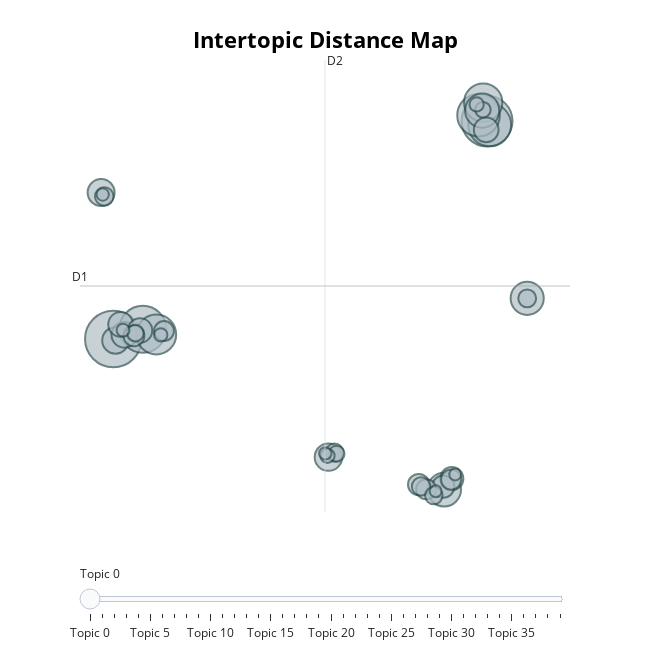

Notebook source saved alongside this figure:
### Code cell
# Using an Intertopic Distance map to display the topic clusters
fig = model.visualize_topics()
fig

### Figure 1 — Plotly figure (JSON) as saved in the notebook; plotly's stock layout.template omitted (floating-point values rounded to 4 significant figures)
{"data": [{"customdata": [[0, "showers | cold | shower | water | hot", 251], [1, "staff | rude | manager | gym | member", 203], [2, "air | conditioning | hot | aircon | con", 173], [3, "class | classes | booked | instructors | instructor", 144], [4, "code | pass | pin | day | get", 142], [5, "toilets | toilet | changing | dirty | smell", 124], [6, "parking | car | park | fine | free", 115], [7, "closed | gym | open | days | christmas", 92], [8, "music | loud | noise | hear | volume", 89], [9, "membership | cancel | account | month | email", 86], [10, "weights | bench | plates | benches | dumbbells", 59], [11, "equipment | broken | equipments | needs | machines", 57], [12, "water | yanga | machine | order | weeks", 55], [13, "gym | equipment | paper | toilet | cleaning", 52], [14, "lockers | locker | lock | stolen | bag", 48], [15, "rude | staff | manager | tasleem | unprofessional", 48], [16, "smell | smells | ventilation | air | smelly", 47], [17, "machines | broken | rowing | order | fix", 42], [18, "gym | good | people | equipment | place", 39], [19, "wifi | signal | terrible | internet | data", 36], [20, "cleaning | towels | stations | wipe | spray", 34], [21, "busy | people | waiting | gym | workout", 32], [22, "equipment | never | gym | broken | gyms", 32], [23, "go | rubbish | know | never | wheres", 31], [24, "overcrowded | crowded | cap | limit | way", 27], [25, "phones | people | kids | phone | sit", 27], [26, "equipment | small | enough | expensive | gym", 25], [27, "joining | fee | discount | offer | membership", 25], [28, "worst | ever | egg | gym | muscle", 24], [29, "dirty | toilets | gyms | changing | disgrace", 22], [30, "machines | chest | machine | lat | hip", 20], [31, "tour | phone | help | staff | button", 19], [32, "door | open | doors | fire | fix", 16], [33, "kit | layout | strength | standard | barbell", 16], [34, "dirty | vister | hijaby | cleanliness | grotty", 14], [35, "locker | lockers | changing | rooms | room", 13], [36, "busy | wait | equipment | long | increase", 12], [37, "cable | attachments | pull | cables | vertical", 12], [38, "isnt | centre | equipment | gym | prices", 11], [39, "years | gym | gum | without | membership", 11]], "hovertemplate": "<b>Topic %{customdata[0]}</b><br>%{customdata[1]}<br>Size: %{customdata[2]}", "legendgroup": "", "marker": {"color": "#B0BEC5", "line": {"color": "DarkSlateGrey", "width": 2}, "size": [251, 203, 173, 144, 142, 124, 115, 92, 89, 86, 59, 57, 55, 52, 48, 48, 47, 42, 39, 36, 34, 32, 32, 31, 27, 27, 25, 25, 24, 22, 20, 19, 16, 16, 14, 13, 12, 12, 11, 11], "sizemode": "area", "sizeref": 0.1569, "symbol": "circle"}, "mode": "markers", "name": "", "orientation": "v", "showlegend": false, "type": "scatter", "x": [-7.965, 15.19, -6.138, 15.36, 14.66, -5.302, 14.96, 14.89, 12.54, 17.68, 5.363, -8.722, -7.834, -7.283, -7.513, 15.14, -6.311, 13.01, 12.48, 10.96, -6.689, 11.42, 12.97, -4.826, -8.526, 11.1, 5.745, 17.68, 11.9, -6.598, 5.867, 14.94, 14.55, 5.307, -5.026, -7.363, -8.623, 5.173, 12.01, 13.22], "xaxis": "x", "y": [2.335, 13.04, 2.811, 12.86, 13.33, 2.553, 13.95, 13.56, -5.068, 4.329, -3.476, 9.534, 2.264, 2.539, 3.051, 12.61, 2.75, -4.533, -4.924, -4.824, 2.482, -5.054, -4.577, 2.724, 9.337, -4.917, -3.248, 4.329, -5.367, 2.62, -3.31, 13.6, 13.86, -3.408, 2.534, 2.768, 9.435, -3.292, -5.152, -4.327], "yaxis": "y"}], "layout": {"annotations": [{"showarrow": false, "text": "D1", "x": -10.03, "y": 4.937, "yshift": 10}, {"showarrow": false, "text": "D2", "x": 5.152, "xshift": 10, "y": 16.05}], "height": 650, "hoverlabel": {"bgcolor": "white", "font": {"family": "Rockwell", "size": 16}}, "legend": {"itemsizing": "constant", "tracegroupgap": 0}, "margin": {"t": 60}, "shapes": [{"line": {"color": "#CFD8DC", "width": 2}, "type": "line", "x0": 5.152, "x1": 5.152, "y0": -6.172, "y1": 16.05}, {"line": {"color": "#9E9E9E", "width": 2}, "type": "line", "x0": -10.03, "x1": 20.33, "y0": 4.937, "y1": 4.937}], "sliders": [{"active": 0, "pad": {"t": 50}, "steps": [{"args": [{"marker.color": [["red", "#B0BEC5", "#B0BEC5", "#B0BEC5", "#B0BEC5", "#B0BEC5", "#B0BEC5", "#B0BEC5", "#B0BEC5", "#B0BEC5", "#B0BEC5", "#B0BEC5", "#B0BEC5", "#B0BEC5", "#B0BEC5", "#B0BEC5", "#B0BEC5", "#B0BEC5", "#B0BEC5", "#B0BEC5", "#B0BEC5", "#B0BEC5", "#B0BEC5", "#B0BEC5", "#B0BEC5", "#B0BEC5", "#B0BEC5", "#B0BEC5", "#B0BEC5", "#B0BEC5", "#B0BEC5", "#B0BEC5", "#B0BEC5", "#B0BEC5", "#B0BEC5", "#B0BEC5", "#B0BEC5", "#B0BEC5", "#B0BEC5", "#B0BEC5"]]}], "label": "Topic 0", "method": "update"}, {"args": [{"marker.color": [["#B0BEC5", "red", "#B0BEC5", "#B0BEC5", "#B0BEC5", "#B0BEC5", "#B0BEC5", "#B0BEC5", "#B0BEC5", "#B0BEC5", "#B0BEC5", "#B0BEC5", "#B0BEC5", "#B0BEC5", "#B0BEC5", "#B0BEC5", "#B0BEC5", "#B0BEC5", "#B0BEC5", "#B0BEC5", "#B0BEC5", "#B0BEC5", "#B0BEC5", "#B0BEC5", "#B0BEC5", "#B0BEC5", "#B0BEC5", "#B0BEC5", "#B0BEC5", "#B0BEC5", "#B0BEC5", "#B0BEC5", "#B0BEC5", "#B0BEC5", "#B0BEC5", "#B0BEC5", "#B0BEC5", "#B0BEC5", "#B0BEC5", "#B0BEC5"]]}], "label": "Topic 1", "method": "update"}, {"args": [{"marker.color": [["#B0BEC5", "#B0BEC5", "red", "#B0BEC5", "#B0BEC5", "#B0BEC5", "#B0BEC5", "#B0BEC5", "#B0BEC5", "#B0BEC5", "#B0BEC5", "#B0BEC5", "#B0BEC5", "#B0BEC5", "#B0BEC5", "#B0BEC5", "#B0BEC5", "#B0BEC5", "#B0BEC5", "#B0BEC5", "#B0BEC5", "#B0BEC5", "#B0BEC5", "#B0BEC5", "#B0BEC5", "#B0BEC5", "#B0BEC5", "#B0BEC5", "#B0BEC5", "#B0BEC5", "#B0BEC5", "#B0BEC5", "#B0BEC5", "#B0BEC5", "#B0BEC5", "#B0BEC5", "#B0BEC5", "#B0BEC5", "#B0BEC5", "#B0BEC5"]]}], "label": "Topic 2", "method": "update"}, {"args": [{"marker.color": [["#B0BEC5", "#B0BEC5", "#B0BEC5", "red", "#B0BEC5", "#B0BEC5", "#B0BEC5", "#B0BEC5", "#B0BEC5", "#B0BEC5", "#B0BEC5", "#B0BEC5", "#B0BEC5", "#B0BEC5", "#B0BEC5", "#B0BEC5", "#B0BEC5", "#B0BEC5", "#B0BEC5", "#B0BEC5", "#B0BEC5", "#B0BEC5", "#B0BEC5", "#B0BEC5", "#B0BEC5", "#B0BEC5", "#B0BEC5", "#B0BEC5", "#B0BEC5", "#B0BEC5", "#B0BEC5", "#B0BEC5", "#B0BEC5", "#B0BEC5", "#B0BEC5", "#B0BEC5", "#B0BEC5", "#B0BEC5", "#B0BEC5", "#B0BEC5"]]}], "label": "Topic 3", "method": "update"}, {"args": [{"marker.color": [["#B0BEC5", "#B0BEC5", "#B0BEC5", "#B0BEC5", "red", "#B0BEC5", "#B0BEC5", "#B0BEC5", "#B0BEC5", "#B0BEC5", "#B0BEC5", "#B0BEC5", "#B0BEC5", "#B0BEC5", "#B0BEC5", "#B0BEC5", "#B0BEC5", "#B0BEC5", "#B0BEC5", "#B0BEC5", "#B0BEC5", "#B0BEC5", "#B0BEC5", "#B0BEC5", "#B0BEC5", "#B0BEC5", "#B0BEC5", "#B0BEC5", "#B0BEC5", "#B0BEC5", "#B0BEC5", "#B0BEC5", "#B0BEC5", "#B0BEC5", "#B0BEC5", "#B0BEC5", "#B0BEC5", "#B0BEC5", "#B0BEC5", "#B0BEC5"]]}], "label": "Topic 4", "method": "update"}, {"args": [{"marker.color": [["#B0BEC5", "#B0BEC5", "#B0BEC5", "#B0BEC5", "#B0BEC5", "red", "#B0BEC5", "#B0BEC5", "#B0BEC5", "#B0BEC5", "#B0BEC5", "#B0BEC5", "#B0BEC5", "#B0BEC5", "#B0BEC5", "#B0BEC5", "#B0BEC5", "#B0BEC5", "#B0BEC5", "#B0BEC5", "#B0BEC5", "#B0BEC5", "#B0BEC5", "#B0BEC5", "#B0BEC5", "#B0BEC5", "#B0BEC5", "#B0BEC5", "#B0BEC5", "#B0BEC5", "#B0BEC5", "#B0BEC5", "#B0BEC5", "#B0BEC5", "#B0BEC5", "#B0BEC5", "#B0BEC5", "#B0BEC5", "#B0BEC5", "#B0BEC5"]]}], "label": "Topic 5", "method": "update"}, {"args": [{"marker.color": [["#B0BEC5", "#B0BEC5", "#B0BEC5", "#B0BEC5", "#B0BEC5", "#B0BEC5", "red", "#B0BEC5", "#B0BEC5", "#B0BEC5", "#B0BEC5", "#B0BEC5", "#B0BEC5", "#B0BEC5", "#B0BEC5", "#B0BEC5", "#B0BEC5", "#B0BEC5", "#B0BEC5", "#B0BEC5", "#B0BEC5", "#B0BEC5", "#B0BEC5", "#B0BEC5", "#B0BEC5", "#B0BEC5", "#B0BEC5", "#B0BEC5", "#B0BEC5", "#B0BEC5", "#B0BEC5", "#B0BEC5", "#B0BEC5", "#B0BEC5", "#B0BEC5", "#B0BEC5", "#B0BEC5", "#B0BEC5", "#B0BEC5", "#B0BEC5"]]}], "label": "Topic 6", "method": "update"}, {"args": [{"marker.color": [["#B0BEC5", "#B0BEC5", "#B0BEC5", "#B0BEC5", "#B0BEC5", "#B0BEC5", "#B0BEC5", "red", "#B0BEC5", "#B0BEC5", "#B0BEC5", "#B0BEC5", "#B0BEC5", "#B0BEC5", "#B0BEC5", "#B0BEC5", "#B0BEC5", "#B0BEC5", "#B0BEC5", "#B0BEC5", "#B0BEC5", "#B0BEC5", "#B0BEC5", "#B0BEC5", "#B0BEC5", "#B0BEC5", "#B0BEC5", "#B0BEC5", "#B0BEC5", "#B0BEC5", "#B0BEC5", "#B0BEC5", "#B0BEC5", "#B0BEC5", "#B0BEC5", "#B0BEC5", "#B0BEC5", "#B0BEC5", "#B0BEC5", "#B0BEC5"]]}], "label": "Topic 7", "method": "update"}, {"args": [{"marker.color": [["#B0BEC5", "#B0BEC5", "#B0BEC5", "#B0BEC5", "#B0BEC5", "#B0BEC5", "#B0BEC5", "#B0BEC5", "red", "#B0BEC5", "#B0BEC5", "#B0BEC5", "#B0BEC5", "#B0BEC5", "#B0BEC5", "#B0BEC5", "#B0BEC5", "#B0BEC5", "#B0BEC5", "#B0BEC5", "#B0BEC5", "#B0BEC5", "#B0BEC5", "#B0BEC5", "#B0BEC5", "#B0BEC5", "#B0BEC5", "#B0BEC5", "#B0BEC5", "#B0BEC5", "#B0BEC5", "#B0BEC5", "#B0BEC5", "#B0BEC5", "#B0BEC5", "#B0BEC5", "#B0BEC5", "#B0BEC5", "#B0BEC5", "#B0BEC5"]]}], "label": "Topic 8", "method": "update"}, {"args": [{"marker.color": [["#B0BEC5", "#B0BEC5", "#B0BEC5", "#B0BEC5", "#B0BEC5", "#B0BEC5", "#B0BEC5", "#B0BEC5", "#B0BEC5", "red", "#B0BEC5", "#B0BEC5", "#B0BEC5", "#B0BEC5", "#B0BEC5", "#B0BEC5", "#B0BEC5", "#B0BEC5", "#B0BEC5", "#B0BEC5", "#B0BEC5", "#B0BEC5", "#B0BEC5", "#B0BEC5", "#B0BEC5", "#B0BEC5", "#B0BEC5", "#B0BEC5", "#B0BEC5", "#B0BEC5", "#B0BEC5", "#B0BEC5", "#B0BEC5", "#B0BEC5", "#B0BEC5", "#B0BEC5", "#B0BEC5", "#B0BEC5", "#B0BEC5", "#B0BEC5"]]}], "label": "Topic 9", "method": "update"}, {"args": [{"marker.color": [["#B0BEC5", "#B0BEC5", "#B0BEC5", "#B0BEC5", "#B0BEC5", "#B0BEC5", "#B0BEC5", "#B0BEC5", "#B0BEC5", "#B0BEC5", "red", "#B0BEC5", "#B0BEC5", "#B0BEC5", "#B0BEC5", "#B0BEC5", "#B0BEC5", "#B0BEC5", "#B0BEC5", "#B0BEC5", "#B0BEC5", "#B0BEC5", "#B0BEC5", "#B0BEC5", "#B0BEC5", "#B0BEC5", "#B0BEC5", "#B0BEC5", "#B0BEC5", "#B0BEC5", "#B0BEC5", "#B0BEC5", "#B0BEC5", "#B0BEC5", "#B0BEC5", "#B0BEC5", "#B0BEC5", "#B0BEC5", "#B0BEC5", "#B0BEC5"]]}], "label": "Topic 10", "method": "update"}, {"args": [{"marker.color": [["#B0BEC5", "#B0BEC5", "#B0BEC5", "#B0BEC5", "#B0BEC5", "#B0BEC5", "#B0BEC5", "#B0BEC5", "#B0BEC5", "#B0BEC5", "#B0BEC5", "red", "#B0BEC5", "#B0BEC5", "#B0BEC5", "#B0BEC5", "#B0BEC5", "#B0BEC5", "#B0BEC5", "#B0BEC5", "#B0BEC5", "#B0BEC5", "#B0BEC5", "#B0BEC5", "#B0BEC5", "#B0BEC5", "#B0BEC5", "#B0BEC5", "#B0BEC5", "#B0BEC5", "#B0BEC5", "#B0BEC5", "#B0BEC5", "#B0BEC5", "#B0BEC5", "#B0BEC5", "#B0BEC5", "#B0BEC5", "#B0BEC5", "#B0BEC5"]]}], "label": "Topic 11", "method": "update"}, {"args": [{"marker.color": [["#B0BEC5", "#B0BEC5", "#B0BEC5", "#B0BEC5", "#B0BEC5", "#B0BEC5", "#B0BEC5", "#B0BEC5", "#B0BEC5", "#B0BEC5", "#B0BEC5", "#B0BEC5", "red", "#B0BEC5", "#B0BEC5", "#B0BEC5", "#B0BEC5", "#B0BEC5", "#B0BEC5", "#B0BEC5", "#B0BEC5", "#B0BEC5", "#B0BEC5", "#B0BEC5", "#B0BEC5", "#B0BEC5", "#B0BEC5", "#B0BEC5", "#B0BEC5", "#B0BEC5", "#B0BEC5", "#B0BEC5", "#B0BEC5", "#B0BEC5", "#B0BEC5", "#B0BEC5", "#B0BEC5", "#B0BEC5", "#B0BEC5", "#B0BEC5"]]}], "label": "Topic 12", "method": "update"}, {"args": [{"marker.color": [["#B0BEC5", "#B0BEC5", "#B0BEC5", "#B0BEC5", "#B0BEC5", "#B0BEC5", "#B0BEC5", "#B0BEC5", "#B0BEC5", "#B0BEC5", "#B0BEC5", "#B0BEC5", "#B0BEC5", "red", "#B0BEC5", "#B0BEC5", "#B0BEC5", "#B0BEC5", "#B0BEC5", "#B0BEC5", "#B0BEC5", "#B0BEC5", "#B0BEC5", "#B0BEC5", "#B0BEC5", "#B0BEC5", "#B0BEC5", "#B0BEC5", "#B0BEC5", "#B0BEC5", "#B0BEC5", "#B0BEC5", "#B0BEC5", "#B0BEC5", "#B0BEC5", "#B0BEC5", "#B0BEC5", "#B0BEC5", "#B0BEC5", "#B0BEC5"]]}], "label": "Topic 13", "method": "update"}, {"args": [{"marker.color": [["#B0BEC5", "#B0BEC5", "#B0BEC5", "#B0BEC5", "#B0BEC5", "#B0BEC5", "#B0BEC5", "#B0BEC5", "#B0BEC5", "#B0BEC5", "#B0BEC5", "#B0BEC5", "#B0BEC5", "#B0BEC5", "red", "#B0BEC5", "#B0BEC5", "#B0BEC5", "#B0BEC5", "#B0BEC5", "#B0BEC5", "#B0BEC5", "#B0BEC5", "#B0BEC5", "#B0BEC5", "#B0BEC5", "#B0BEC5", "#B0BEC5", "#B0BEC5", "#B0BEC5", "#B0BEC5", "#B0BEC5", "#B0BEC5", "#B0BEC5", "#B0BEC5", "#B0BEC5", "#B0BEC5", "#B0BEC5", "#B0BEC5", "#B0BEC5"]]}], "label": "Topic 14", "method": "update"}, {"args": [{"marker.color": [["#B0BEC5", "#B0BEC5", "#B0BEC5", "#B0BEC5", "#B0BEC5", "#B0BEC5", "#B0BEC5", "#B0BEC5", "#B0BEC5", "#B0BEC5", "#B0BEC5", "#B0BEC5", "#B0BEC5", "#B0BEC5", "#B0BEC5", "red", "#B0BEC5", "#B0BEC5", "#B0BEC5", "#B0BEC5", "#B0BEC5", "#B0BEC5", "#B0BEC5", "#B0BEC5", "#B0BEC5", "#B0BEC5", "#B0BEC5", "#B0BEC5", "#B0BEC5", "#B0BEC5", "#B0BEC5", "#B0BEC5", "#B0BEC5", "#B0BEC5", "#B0BEC5", "#B0BEC5", "#B0BEC5", "#B0BEC5", "#B0BEC5", "#B0BEC5"]]}], "label": "Topic 15", "method": "update"}, {"args": [{"marker.color": [["#B0BEC5", "#B0BEC5", "#B0BEC5", "#B0BEC5", "#B0BEC5", "#B0BEC5", "#B0BEC5", "#B0BEC5", "#B0BEC5", "#B0BEC5", "#B0BEC5", "#B0BEC5", "#B0BEC5", "#B0BEC5", "#B0BEC5", "#B0BEC5", "red", "#B0BEC5", "#B0BEC5", "#B0BEC5", "#B0BEC5", "#B0BEC5", "#B0BEC5", "#B0BEC5", "#B0BEC5", "#B0BEC5", "#B0BEC5", "#B0BEC5", "#B0BEC5", "#B0BEC5", "#B0BEC5", "#B0BEC5", "#B0BEC5", "#B0BEC5", "#B0BEC5", "#B0BEC5", "#B0BEC5", "#B0BEC5", "#B0BEC5", "#B0BEC5"]]}], "label": "Topic 16", "method": "update"}, {"args": [{"marker.color": [["#B0BEC5", "#B0BEC5", "#B0BEC5", "#B0BEC5", "#B0BEC5", "#B0BEC5", "#B0BEC5", "#B0BEC5", "#B0BEC5", "#B0BEC5", "#B0BEC5", "#B0BEC5", "#B0BEC5", "#B0BEC5", "#B0BEC5", "#B0BEC5", "#B0BEC5", "red", "#B0BEC5", "#B0BEC5", "#B0BEC5", "#B0BEC5", "#B0BEC5", "#B0BEC5", "#B0BEC5", "#B0BEC5", "#B0BEC5", "#B0BEC5", "#B0BEC5", "#B0BEC5", "#B0BEC5", "#B0BEC5", "#B0BEC5", "#B0BEC5", "#B0BEC5", "#B0BEC5", "#B0BEC5", "#B0BEC5", "#B0BEC5", "#B0BEC5"]]}], "label": "Topic 17", "method": "update"}, {"args": [{"marker.color": [["#B0BEC5", "#B0BEC5", "#B0BEC5", "#B0BEC5", "#B0BEC5", "#B0BEC5", "#B0BEC5", "#B0BEC5", "#B0BEC5", "#B0BEC5", "#B0BEC5", "#B0BEC5", "#B0BEC5", "#B0BEC5", "#B0BEC5", "#B0BEC5", "#B0BEC5", "#B0BEC5", "red", "#B0BEC5", "#B0BEC5", "#B0BEC5", "#B0BEC5", "#B0BEC5", "#B0BEC5", "#B0BEC5", "#B0BEC5", "#B0BEC5", "#B0BEC5", "#B0BEC5", "#B0BEC5", "#B0BEC5", "#B0BEC5", "#B0BEC5", "#B0BEC5", "#B0BEC5", "#B0BEC5", "#B0BEC5", "#B0BEC5", "#B0BEC5"]]}], "label": "Topic 18", "method": "update"}, {"args": [{"marker.color": [["#B0BEC5", "#B0BEC5", "#B0BEC5", "#B0BEC5", "#B0BEC5", "#B0BEC5", "#B0BEC5", "#B0BEC5", "#B0BEC5", "#B0BEC5", "#B0BEC5", "#B0BEC5", "#B0BEC5", "#B0BEC5", "#B0BEC5", "#B0BEC5", "#B0BEC5", "#B0BEC5", "#B0BEC5", "red", "#B0BEC5", "#B0BEC5", "#B0BEC5", "#B0BEC5", "#B0BEC5", "#B0BEC5", "#B0BEC5", "#B0BEC5", "#B0BEC5", "#B0BEC5", "#B0BEC5", "#B0BEC5", "#B0BEC5", "#B0BEC5", "#B0BEC5", "#B0BEC5", "#B0BEC5", "#B0BEC5", "#B0BEC5", "#B0BEC5"]]}], "label": "Topic 19", "method": "update"}, {"args": [{"marker.color": [["#B0BEC5", "#B0BEC5", "#B0BEC5", "#B0BEC5", "#B0BEC5", "#B0BEC5", "#B0BEC5", "#B0BEC5", "#B0BEC5", "#B0BEC5", "#B0BEC5", "#B0BEC5", "#B0BEC5", "#B0BEC5", "#B0BEC5", "#B0BEC5", "#B0BEC5", "#B0BEC5", "#B0BEC5", "#B0BEC5", "red", "#B0BEC5", "#B0BEC5", "#B0BEC5", "#B0BEC5", "#B0BEC5", "#B0BEC5", "#B0BEC5", "#B0BEC5", "#B0BEC5", "#B0BEC5", "#B0BEC5", "#B0BEC5", "#B0BEC5", "#B0BEC5", "#B0BEC5", "#B0BEC5", "#B0BEC5", "#B0BEC5", "#B0BEC5"]]}], "label": "Topic 20", "method": "update"}, {"args": [{"marker.color": [["#B0BEC5", "#B0BEC5", "#B0BEC5", "#B0BEC5", "#B0BEC5", "#B0BEC5", "#B0BEC5", "#B0BEC5", "#B0BEC5", "#B0BEC5", "#B0BEC5", "#B0BEC5", "#B0BEC5", "#B0BEC5", "#B0BEC5", "#B0BEC5", "#B0BEC5", "#B0BEC5", "#B0BEC5", "#B0BEC5", "#B0BEC5", "red", "#B0BEC5", "#B0BEC5", "#B0BEC5", "#B0BEC5", "#B0BEC5", "#B0BEC5", "#B0BEC5", "#B0BEC5", "#B0BEC5", "#B0BEC5", "#B0BEC5", "#B0BEC5", "#B0BEC5", "#B0BEC5", "#B0BEC5", "#B0BEC5", "#B0BEC5", "#B0BEC5"]]}], "label": "Topic 21", "method": "update"}, {"args": [{"marker.color": [["#B0BEC5", "#B0BEC5", "#B0BEC5", "#B0BEC5", "#B0BEC5", "#B0BEC5", "#B0BEC5", "#B0BEC5", "#B0BEC5", "#B0BEC5", "#B0BEC5", "#B0BEC5", "#B0BEC5", "#B0BEC5", "#B0BEC5", "#B0BEC5", "#B0BEC5", "#B0BEC5", "#B0BEC5", "#B0BEC5", "#B0BEC5", "#B0BEC5", "red", "#B0BEC5", "#B0BEC5", "#B0BEC5", "#B0BEC5", "#B0BEC5", "#B0BEC5", "#B0BEC5", "#B0BEC5", "#B0BEC5", "#B0BEC5", "#B0BEC5", "#B0BEC5", "#B0BEC5", "#B0BEC5", "#B0BEC5", "#B0BEC5", "#B0BEC5"]]}], "label": "Topic 22", "method": "update"}, {"args": [{"marker.color": [["#B0BEC5", "#B0BEC5", "#B0BEC5", "#B0BEC5", "#B0BEC5", "#B0BEC5", "#B0BEC5", "#B0BEC5", "#B0BEC5", "#B0BEC5", "#B0BEC5", "#B0BEC5", "#B0BEC5", "#B0BEC5", "#B0BEC5", "#B0BEC5", "#B0BEC5", "#B0BEC5", "#B0BEC5", "#B0BEC5", "#B0BEC5", "#B0BEC5", "#B0BEC5", "red", "#B0BEC5", "#B0BEC5", "#B0BEC5", "#B0BEC5", "#B0BEC5", "#B0BEC5", "#B0BEC5", "#B0BEC5", "#B0BEC5", "#B0BEC5", "#B0BEC5", "#B0BEC5", "#B0BEC5", "#B0BEC5", "#B0BEC5", "#B0BEC5"]]}], "label": "Topic 23", "method": "update"}, {"args": [{"marker.color": [["#B0BEC5", "#B0BEC5", "#B0BEC5", "#B0BEC5", "#B0BEC5", "#B0BEC5", "#B0BEC5", "#B0BEC5", "#B0BEC5", "#B0BEC5", "#B0BEC5", "#B0BEC5", "#B0BEC5", "#B0BEC5", "#B0BEC5", "#B0BEC5", "#B0BEC5", "#B0BEC5", "#B0BEC5", "#B0BEC5", "#B0BEC5", "#B0BEC5", "#B0BEC5", "#B0BEC5", "red", "#B0BEC5", "#B0BEC5", "#B0BEC5", "#B0BEC5", "#B0BEC5", "#B0BEC5", "#B0BEC5", "#B0BEC5", "#B0BEC5", "#B0BEC5", "#B0BEC5", "#B0BEC5", "#B0BEC5", "#B0BEC5", "#B0BEC5"]]}], "label": "Topic 24", "method": "update"}, {"args": [{"marker.color": [["#B0BEC5", "#B0BEC5", "#B0BEC5", "#B0BEC5", "#B0BEC5", "#B0BEC5", "#B0BEC5", "#B0BEC5", "#B0BEC5", "#B0BEC5", "#B0BEC5", "#B0BEC5", "#B0BEC5", "#B0BEC5", "#B0BEC5", "#B0BEC5", "#B0BEC5", "#B0BEC5", "#B0BEC5", "#B0BEC5", "#B0BEC5", "#B0BEC5", "#B0BEC5", "#B0BEC5", "#B0BEC5", "red", "#B0BEC5", "#B0BEC5", "#B0BEC5", "#B0BEC5", "#B0BEC5", "#B0BEC5", "#B0BEC5", "#B0BEC5", "#B0BEC5", "#B0BEC5", "#B0BEC5", "#B0BEC5", "#B0BEC5", "#B0BEC5"]]}], "label": "Topic 25", "method": "update"}, {"args": [{"marker.color": [["#B0BEC5", "#B0BEC5", "#B0BEC5", "#B0BEC5", "#B0BEC5", "#B0BEC5", "#B0BEC5", "#B0BEC5", "#B0BEC5", "#B0BEC5", "#B0BEC5", "#B0BEC5", "#B0BEC5", "#B0BEC5", "#B0BEC5", "#B0BEC5", "#B0BEC5", "#B0BEC5", "#B0BEC5", "#B0BEC5", "#B0BEC5", "#B0BEC5", "#B0BEC5", "#B0BEC5", "#B0BEC5", "#B0BEC5", "red", "#B0BEC5", "#B0BEC5", "#B0BEC5", "#B0BEC5", "#B0BEC5", "#B0BEC5", "#B0BEC5", "#B0BEC5", "#B0BEC5", "#B0BEC5", "#B0BEC5", "#B0BEC5", "#B0BEC5"]]}], "label": "Topic 26", "method": "update"}, {"args": [{"marker.color": [["#B0BEC5", "#B0BEC5", "#B0BEC5", "#B0BEC5", "#B0BEC5", "#B0BEC5", "#B0BEC5", "#B0BEC5", "#B0BEC5", "#B0BEC5", "#B0BEC5", "#B0BEC5", "#B0BEC5", "#B0BEC5", "#B0BEC5", "#B0BEC5", "#B0BEC5", "#B0BEC5", "#B0BEC5", "#B0BEC5", "#B0BEC5", "#B0BEC5", "#B0BEC5", "#B0BEC5", "#B0BEC5", "#B0BEC5", "#B0BEC5", "red", "#B0BEC5", "#B0BEC5", "#B0BEC5", "#B0BEC5", "#B0BEC5", "#B0BEC5", "#B0BEC5", "#B0BEC5", "#B0BEC5", "#B0BEC5", "#B0BEC5", "#B0BEC5"]]}], "label": "Topic 27", "method": "update"}, {"args": [{"marker.color": [["#B0BEC5", "#B0BEC5", "#B0BEC5", "#B0BEC5", "#B0BEC5", "#B0BEC5", "#B0BEC5", "#B0BEC5", "#B0BEC5", "#B0BEC5", "#B0BEC5", "#B0BEC5", "#B0BEC5", "#B0BEC5", "#B0BEC5", "#B0BEC5", "#B0BEC5", "#B0BEC5", "#B0BEC5", "#B0BEC5", "#B0BEC5", "#B0BEC5", "#B0BEC5", "#B0BEC5", "#B0BEC5", "#B0BEC5", "#B0BEC5", "#B0BEC5", "red", "#B0BEC5", "#B0BEC5", "#B0BEC5", "#B0BEC5", "#B0BEC5", "#B0BEC5", "#B0BEC5", "#B0BEC5", "#B0BEC5", "#B0BEC5", "#B0BEC5"]]}], "label": "Topic 28", "method": "update"}, {"args": [{"marker.color": [["#B0BEC5", "#B0BEC5", "#B0BEC5", "#B0BEC5", "#B0BEC5", "#B0BEC5", "#B0BEC5", "#B0BEC5", "#B0BEC5", "#B0BEC5", "#B0BEC5", "#B0BEC5", "#B0BEC5", "#B0BEC5", "#B0BEC5", "#B0BEC5", "#B0BEC5", "#B0BEC5", "#B0BEC5", "#B0BEC5", "#B0BEC5", "#B0BEC5", "#B0BEC5", "#B0BEC5", "#B0BEC5", "#B0BEC5", "#B0BEC5", "#B0BEC5", "#B0BEC5", "red", "#B0BEC5", "#B0BEC5", "#B0BEC5", "#B0BEC5", "#B0BEC5", "#B0BEC5", "#B0BEC5", "#B0BEC5", "#B0BEC5", "#B0BEC5"]]}], "label": "Topic 29", "method": "update"}, {"args": [{"marker.color": [["#B0BEC5", "#B0BEC5", "#B0BEC5", "#B0BEC5", "#B0BEC5", "#B0BEC5", "#B0BEC5", "#B0BEC5", "#B0BEC5", "#B0BEC5", "#B0BEC5", "#B0BEC5", "#B0BEC5", "#B0BEC5", "#B0BEC5", "#B0BEC5", "#B0BEC5", "#B0BEC5", "#B0BEC5", "#B0BEC5", "#B0BEC5", "#B0BEC5", "#B0BEC5", "#B0BEC5", "#B0BEC5", "#B0BEC5", "#B0BEC5", "#B0BEC5", "#B0BEC5", "#B0BEC5", "red", "#B0BEC5", "#B0BEC5", "#B0BEC5", "#B0BEC5", "#B0BEC5", "#B0BEC5", "#B0BEC5", "#B0BEC5", "#B0BEC5"]]}], "label": "Topic 30", "method": "update"}, {"args": [{"marker.color": [["#B0BEC5", "#B0BEC5", "#B0BEC5", "#B0BEC5", "#B0BEC5", "#B0BEC5", "#B0BEC5", "#B0BEC5", "#B0BEC5", "#B0BEC5", "#B0BEC5", "#B0BEC5", "#B0BEC5", "#B0BEC5", "#B0BEC5", "#B0BEC5", "#B0BEC5", "#B0BEC5", "#B0BEC5", "#B0BEC5", "#B0BEC5", "#B0BEC5", "#B0BEC5", "#B0BEC5", "#B0BEC5", "#B0BEC5", "#B0BEC5", "#B0BEC5", "#B0BEC5", "#B0BEC5", "#B0BEC5", "red", "#B0BEC5", "#B0BEC5", "#B0BEC5", "#B0BEC5", "#B0BEC5", "#B0BEC5", "#B0BEC5", "#B0BEC5"]]}], "label": "Topic 31", "method": "update"}, {"args": [{"marker.color": [["#B0BEC5", "#B0BEC5", "#B0BEC5", "#B0BEC5", "#B0BEC5", "#B0BEC5", "#B0BEC5", "#B0BEC5", "#B0BEC5", "#B0BEC5", "#B0BEC5", "#B0BEC5", "#B0BEC5", "#B0BEC5", "#B0BEC5", "#B0BEC5", "#B0BEC5", "#B0BEC5", "#B0BEC5", "#B0BEC5", "#B0BEC5", "#B0BEC5", "#B0BEC5", "#B0BEC5", "#B0BEC5", "#B0BEC5", "#B0BEC5", "#B0BEC5", "#B0BEC5", "#B0BEC5", "#B0BEC5", "#B0BEC5", "red", "#B0BEC5", "#B0BEC5", "#B0BEC5", "#B0BEC5", "#B0BEC5", "#B0BEC5", "#B0BEC5"]]}], "label": "Topic 32", "method": "update"}, {"args": [{"marker.color": [["#B0BEC5", "#B0BEC5", "#B0BEC5", "#B0BEC5", "#B0BEC5", "#B0BEC5", "#B0BEC5", "#B0BEC5", "#B0BEC5", "#B0BEC5", "#B0BEC5", "#B0BEC5", "#B0BEC5", "#B0BEC5", "#B0BEC5", "#B0BEC5", "#B0BEC5", "#B0BEC5", "#B0BEC5", "#B0BEC5", "#B0BEC5", "#B0BEC5", "#B0BEC5", "#B0BEC5", "#B0BEC5", "#B0BEC5", "#B0BEC5", "#B0BEC5", "#B0BEC5", "#B0BEC5", "#B0BEC5", "#B0BEC5", "#B0BEC5", "red", "#B0BEC5", "#B0BEC5", "#B0BEC5", "#B0BEC5", "#B0BEC5", "#B0BEC5"]]}], "label": "Topic 33", "method": "update"}, {"args": [{"marker.color": [["#B0BEC5", "#B0BEC5", "#B0BEC5", "#B0BEC5", "#B0BEC5", "#B0BEC5", "#B0BEC5", "#B0BEC5", "#B0BEC5", "#B0BEC5", "#B0BEC5", "#B0BEC5", "#B0BEC5", "#B0BEC5", "#B0BEC5", "#B0BEC5", "#B0BEC5", "#B0BEC5", "#B0BEC5", "#B0BEC5", "#B0BEC5", "#B0BEC5", "#B0BEC5", "#B0BEC5", "#B0BEC5", "#B0BEC5", "#B0BEC5", "#B0BEC5", "#B0BEC5", "#B0BEC5", "#B0BEC5", "#B0BEC5", "#B0BEC5", "#B0BEC5", "red", "#B0BEC5", "#B0BEC5", "#B0BEC5", "#B0BEC5", "#B0BEC5"]]}], "label": "Topic 34", "method": "update"}, {"args": [{"marker.color": [["#B0BEC5", "#B0BEC5", "#B0BEC5", "#B0BEC5", "#B0BEC5", "#B0BEC5", "#B0BEC5", "#B0BEC5", "#B0BEC5", "#B0BEC5", "#B0BEC5", "#B0BEC5", "#B0BEC5", "#B0BEC5", "#B0BEC5", "#B0BEC5", "#B0BEC5", "#B0BEC5", "#B0BEC5", "#B0BEC5", "#B0BEC5", "#B0BEC5", "#B0BEC5", "#B0BEC5", "#B0BEC5", "#B0BEC5", "#B0BEC5", "#B0BEC5", "#B0BEC5", "#B0BEC5", "#B0BEC5", "#B0BEC5", "#B0BEC5", "#B0BEC5", "#B0BEC5", "red", "#B0BEC5", "#B0BEC5", "#B0BEC5", "#B0BEC5"]]}], "label": "Topic 35", "method": "update"}, {"args": [{"marker.color": [["#B0BEC5", "#B0BEC5", "#B0BEC5", "#B0BEC5", "#B0BEC5", "#B0BEC5", "#B0BEC5", "#B0BEC5", "#B0BEC5", "#B0BEC5", "#B0BEC5", "#B0BEC5", "#B0BEC5", "#B0BEC5", "#B0BEC5", "#B0BEC5", "#B0BEC5", "#B0BEC5", "#B0BEC5", "#B0BEC5", "#B0BEC5", "#B0BEC5", "#B0BEC5", "#B0BEC5", "#B0BEC5", "#B0BEC5", "#B0BEC5", "#B0BEC5", "#B0BEC5", "#B0BEC5", "#B0BEC5", "#B0BEC5", "#B0BEC5", "#B0BEC5", "#B0BEC5", "#B0BEC5", "red", "#B0BEC5", "#B0BEC5", "#B0BEC5"]]}], "label": "Topic 36", "method": "update"}, {"args": [{"marker.color": [["#B0BEC5", "#B0BEC5", "#B0BEC5", "#B0BEC5", "#B0BEC5", "#B0BEC5", "#B0BEC5", "#B0BEC5", "#B0BEC5", "#B0BEC5", "#B0BEC5", "#B0BEC5", "#B0BEC5", "#B0BEC5", "#B0BEC5", "#B0BEC5", "#B0BEC5", "#B0BEC5", "#B0BEC5", "#B0BEC5", "#B0BEC5", "#B0BEC5", "#B0BEC5", "#B0BEC5", "#B0BEC5", "#B0BEC5", "#B0BEC5", "#B0BEC5", "#B0BEC5", "#B0BEC5", "#B0BEC5", "#B0BEC5", "#B0BEC5", "#B0BEC5", "#B0BEC5", "#B0BEC5", "#B0BEC5", "red", "#B0BEC5", "#B0BEC5"]]}], "label": "Topic 37", "method": "update"}, {"args": [{"marker.color": [["#B0BEC5", "#B0BEC5", "#B0BEC5", "#B0BEC5", "#B0BEC5", "#B0BEC5", "#B0BEC5", "#B0BEC5", "#B0BEC5", "#B0BEC5", "#B0BEC5", "#B0BEC5", "#B0BEC5", "#B0BEC5", "#B0BEC5", "#B0BEC5", "#B0BEC5", "#B0BEC5", "#B0BEC5", "#B0BEC5", "#B0BEC5", "#B0BEC5", "#B0BEC5", "#B0BEC5", "#B0BEC5", "#B0BEC5", "#B0BEC5", "#B0BEC5", "#B0BEC5", "#B0BEC5", "#B0BEC5", "#B0BEC5", "#B0BEC5", "#B0BEC5", "#B0BEC5", "#B0BEC5", "#B0BEC5", "#B0BEC5", "red", "#B0BEC5"]]}], "label": "Topic 38", "method": "update"}, {"args": [{"marker.color": [["#B0BEC5", "#B0BEC5", "#B0BEC5", "#B0BEC5", "#B0BEC5", "#B0BEC5", "#B0BEC5", "#B0BEC5", "#B0BEC5", "#B0BEC5", "#B0BEC5", "#B0BEC5", "#B0BEC5", "#B0BEC5", "#B0BEC5", "#B0BEC5", "#B0BEC5", "#B0BEC5", "#B0BEC5", "#B0BEC5", "#B0BEC5", "#B0BEC5", "#B0BEC5", "#B0BEC5", "#B0BEC5", "#B0BEC5", "#B0BEC5", "#B0BEC5", "#B0BEC5", "#B0BEC5", "#B0BEC5", "#B0BEC5", "#B0BEC5", "#B0BEC5", "#B0BEC5", "#B0BEC5", "#B0BEC5", "#B0BEC5", "#B0BEC5", "red"]]}], "label": "Topic 39", "method": "update"}]}], "title": {"font": {"color": "Black", "size": 22}, "text": "<b>Intertopic Distance Map</b>", "x": 0.5, "xanchor": "center", "y": 0.95, "yanchor": "top"}, "width": 650, "xaxis": {"anchor": "y", "domain": [0, 1], "range": [-10.03, 20.33], "title": {"text": ""}, "visible": false}, "yaxis": {"anchor": "x", "domain": [0, 1], "range": [-6.172, 16.05], "title": {"text": ""}, "visible": false}}}
